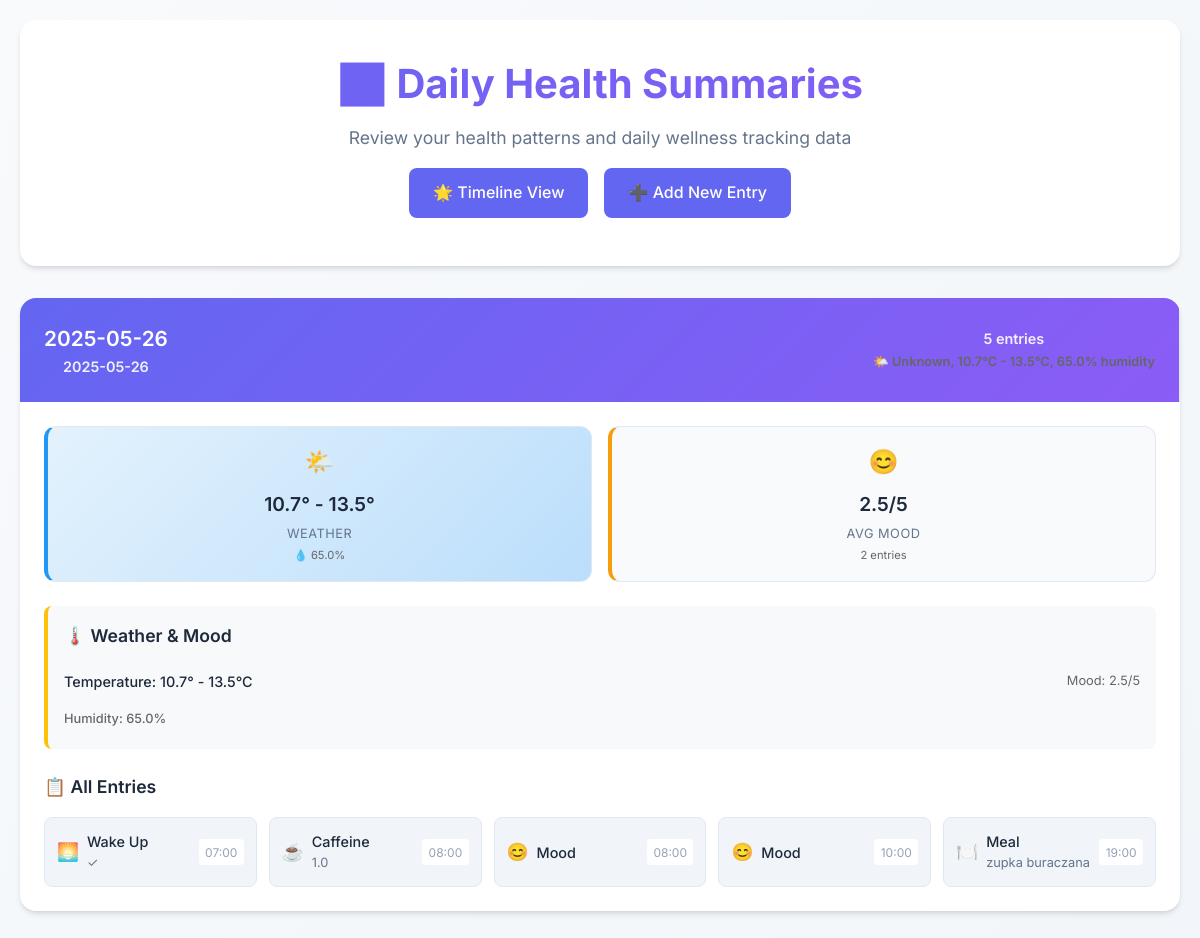
The page /entries on the database its author committed.
### tables this page shows
CREATE TABLE weather (
            date TEXT PRIMARY KEY,
            temp_min REAL,
            temp_max REAL,
            humidity REAL,
            pressure REAL,
            precipitation REAL
        );

CREATE TABLE timeline_entries (
            id INTEGER PRIMARY KEY AUTOINCREMENT,
            datetime TEXT NOT NULL,
            entry_type TEXT NOT NULL,
            numeric_value REAL,
            text_value TEXT,
            notes TEXT,
            created_at TEXT DEFAULT CURRENT_TIMESTAMP,
            UNIQUE(datetime, entry_type)
        );

CREATE TABLE entry_types (
            type_name TEXT PRIMARY KEY,
            display_name TEXT NOT NULL,
            emoji TEXT,
            value_type TEXT NOT NULL, -- 'numeric', 'text', 'boolean'
            min_value REAL,
            max_value REAL,
            default_value TEXT,
            description TEXT
        );

### app/app.py (the view)
@app.route('/entries')
def view_entries():
    today = date.today()
    start_date = today - timedelta(days=30)
    weather_data = database.get_weather_data_range(start_date.isoformat(), today.isoformat())
    weather_by_date = {w['date']: w for w in weather_data}
    def fetch_missing_weather():
        current_date = start_date
        while current_date <= today:
            date_str = current_date.isoformat()
            if date_str not in weather_by_date:
                weather_info = weather.get_weather_for_date(date_str)
                if weather_info:
                    database.store_weather_data(date_str, weather_info)
            current_date += timedelta(days=1)
    weather_thread = threading.Thread(target=fetch_missing_weather)
    weather_thread.daemon = True
    weather_thread.start()
    entries = database.get_timeline_data(start_date.isoformat(), today.isoformat())
    daily_summaries = {}
    for entry in entries:
        entry_datetime = datetime.fromisoformat(entry['datetime'])
        date_key = entry_datetime.date().isoformat()
        if date_key not in daily_summaries:
            daily_summaries[date_key] = {
                'date': date_key,
                'entries': [],
                'mood_values': [],
                'energy_values': [],
                'stress_values': [],
                'sleep_quality': None,
                'notes': [],
                'weather': weather_by_date.get(date_key, {})
            }
        daily_summaries[date_key]['entries'].append(entry)
        if entry['entry_type'] == 'mood' and entry['numeric_value']:
            daily_summaries[date_key]['mood_values'].append(entry['numeric_value'])
        elif entry['entry_type'] == 'energy' and entry['numeric_value']:
            daily_summaries[date_key]['energy_values'].append(entry['numeric_value'])
        elif entry['entry_type'] == 'stress' and entry['numeric_value']:
            daily_summaries[date_key]['stress_values'].append(entry['numeric_value'])
        elif entry['entry_type'] == 'sleep_quality' and entry['numeric_value']:
            daily_summaries[date_key]['sleep_quality'] = entry['numeric_value']
        elif entry['notes']:
            daily_summaries[date_key]['notes'].append(entry['notes'])
    for date_key, summary in daily_summaries.items():
        summary['avg_mood'] = sum(summary['mood_values']) / len(summary['mood_values']) if summary['mood_values'] else None
        summary['avg_energy'] = sum(summary['energy_values']) / len(summary['energy_values']) if summary['energy_values'] else None
        summary['avg_stress'] = sum(summary['stress_values']) / len(summary['stress_values']) if summary['stress_values'] else None
        summary['weather_summary'] = weather.format_weather_summary(summary['weather']) if summary['weather'] else None
    summaries_list = list(daily_summaries.values())
    summaries_list.sort(key=lambda x: x['date'], reverse=True)
    return render_template('entries.html', entries=summaries_list)

### app/database.py (called while the page is built)
def get_db_connection():
    conn = sqlite3.connect(DB_PATH)
    conn.row_factory = sqlite3.Row  # Return rows as dictionaries
    return conn

def get_timeline_data(start_date, end_date):
    conn = get_db_connection()
    cursor = conn.cursor()
    cursor.execute('''
        SELECT te.datetime, te.entry_type, te.numeric_value, te.text_value, te.notes,
               et.display_name, et.emoji, et.value_type
        FROM timeline_entries te
        JOIN entry_types et ON te.entry_type = et.type_name
        WHERE date(te.datetime) BETWEEN ? AND ?
        ORDER BY te.datetime ASC
    ''', (start_date, end_date))
    entries = cursor.fetchall()
    conn.close()
    return entries

def get_weather_data_range(start_date, end_date):
    conn = get_db_connection()
    cursor = conn.cursor()
    cursor.execute('''
        SELECT * FROM weather
        WHERE date BETWEEN ? AND ?
        ORDER BY date
    ''', (start_date, end_date))
    weather_data = cursor.fetchall()
    conn.close()
    return [dict(row) for row in weather_data]

### app/weather.py (called while the page is built)
def format_weather_summary(weather_data):
    if not weather_data:
        return "Weather data unavailable"
    temp_range = f"{weather_data.get('temp_min', 0):.1f}°C - {weather_data.get('temp_max', 0):.1f}°C"
    description = weather_data.get('weather_description', 'Unknown').title()
    humidity = weather_data.get('humidity', 0)
    precipitation = weather_data.get('precipitation', 0)
    summary = f"{description}, {temp_range}"
    if humidity > 0:
        summary += f", {humidity}% humidity"
    if precipitation > 0:
        summary += f", {precipitation:.1f}mm rain"
    return summary

### app/templates/entries.html (shortened to what this page needs)
<!doctype html>
<html lang="en">
  <head>
    <link
      rel="stylesheet"
      href="{{ url_for('static', filename='style.css') }}"
    />
  </head>
  <body>
    <div class="container">
      <div class="header">
        <h1>📊 Daily Health Summaries</h1>
        <p>Review your health patterns and daily wellness tracking data</p>
        <div class="nav-buttons">
          <a href="{{ url_for('timeline') }}" class="nav-btn">🌟 Timeline View</a>
          <a href="{{ url_for('timeline') }}" class="nav-btn">➕ Add New Entry</a>
        </div>
      </div>
      <div class="entries-container">
        {% if entries %}
          {% for entry in entries %}
          <div class="day-card">
            <div class="day-header">
              <div>
                <div class="day-title">
                  {{ entry.date }}
                </div>
                <div class="day-date">{{ entry.date }}</div>
              </div>
              <div class="day-stats">
                <div class="day-date">
                  {{ entry.entries | length }} entries
                </div>
                {% if entry.weather_summary %}
                <div class="weather-summary" style="font-size: 0.8rem; color: #666; margin-top: 2px;">
                  🌤️ {{ entry.weather_summary }}
                </div>
                {% endif %}
              </div>
            </div>
            <div class="day-content">
              <div class="metrics-grid">
                {% if entry.weather %}
                <div class="metric-card weather-card">
                  <span class="metric-emoji">🌤️</span>
                  <div class="metric-value">{{ entry.weather.temp_min|round(1) }}° - {{ entry.weather.temp_max|round(1) }}°</div>
                  <div class="metric-label">Weather</div>
                  {% if entry.weather.humidity %}
                  <div class="metric-detail">💧 {{ entry.weather.humidity }}%</div>
                  {% endif %}
                </div>
                {% endif %}
                {% if entry.avg_mood %}
                <div class="metric-card {{ 'excellent' if entry.avg_mood >= 4 else 'good' if entry.avg_mood >= 3 else 'average' if entry.avg_mood >= 2 else 'poor' }}">
                  <span class="metric-emoji">😊</span>
                  <div class="metric-value">{{ entry.avg_mood|round(1) }}/5</div>
                  <div class="metric-label">Avg Mood</div>
                  {% if entry.mood_values|length > 1 %}
                  <div class="metric-detail">{{ entry.mood_values|length }} entries</div>
                  {% endif %}
                </div>
                {% endif %}
              </div>
              {% if entry.weather and entry.avg_mood %}
              <div class="correlation-section">
                <h4 class="section-title">🌡️ Weather & Mood</h4>
                <div class="correlation-card">
                  <div class="correlation-item">
                    <span>Temperature: {{ entry.weather.temp_min|round(1) }}° - {{ entry.weather.temp_max|round(1) }}°C</span>
                    <span>Mood: {{ entry.avg_mood|round(1) }}/5</span>
                  </div>
                  {% if entry.weather.humidity %}
                  <div class="correlation-item">
                    <span>Humidity: {{ entry.weather.humidity }}%</span>
                  </div>
                  {% endif %}
                </div>
              </div>
              {% endif %}
              {% if entry.entries %}
              <div class="entries-section">
                <h4 class="section-title">
                  📋 All Entries
                </h4>
                <div class="entries-grid">
                  {% for timeline_entry in entry.entries %}
                  <div class="entry-item">
                    <span class="entry-emoji">{{ timeline_entry['emoji'] }}</span>
                    <div class="entry-details">
                      <div class="entry-name">{{ timeline_entry['display_name'] }}</div>
                      <div class="entry-value">
                        {% if timeline_entry['value_type'] == 'numeric' and timeline_entry['numeric_value'] %}
                          {{ timeline_entry['numeric_value'] }}
                        {% elif timeline_entry['value_type'] == 'text' and timeline_entry['text_value'] %}
                          {{ timeline_entry['text_value'] }}
                        {% elif timeline_entry['value_type'] == 'boolean' %}
                          ✓
                        {% endif %}
                      </div>
                    </div>
                    <div class="entry-time">
                      {% set entry_time = timeline_entry['datetime'].split(' ')[1][:5] %}
                      {{ entry_time }}
                    </div>
                  </div>
                  {% endfor %}
                </div>
              </div>
              {% endif %}
            </div>
          </div>
          {% endfor %}
        {% endif %}
      </div>
    </div>
  </body>
</html>

### app/static/style.css (style rules this page uses)
:root { --primary-color: #6366f1; --secondary-color: #8b5cf6; --accent-color: #06b6d4; --success-color: #10b981; --warning-color: #f59e0b; --error-color: #ef4444; --bg-primary: #ffffff; --bg-secondary: #f8fafc; --bg-tertiary: #f1f5f9; --text-primary: #1e293b; --text-secondary: #64748b; --text-tertiary: #94a3b8; --border-color: #e2e8f0; --shadow-sm: 0 1px 2px 0 rgb(0 0 0 / 0.05); --shadow-md: 0 4px 6px -1px rgb(0 0 0 / 0.1), 0 2px 4px -2px rgb(0 0 0 / 0.1); --shadow-lg: 0 10px 15px -3px rgb(0 0 0 / 0.1), 0 4px 6px -4px rgb(0 0 0 / 0.1); --shadow-xl: 0 20px 25px -5px rgb(0 0 0 / 0.1), 0 8px 10px -6px rgb(0 0 0 / 0.1); --radius-sm: 6px; --radius-md: 8px; --radius-lg: 12px; --radius-xl: 16px; }
* { margin: 0; padding: 0; box-sizing: border-box; }
body { font-family: "Inter", -apple-system, BlinkMacSystemFont, "Segoe UI", Roboto, sans-serif; background: linear-gradient( 135deg, var(--bg-secondary) 0%, var(--bg-tertiary) 100% ); color: var(--text-primary); line-height: 1.6; min-height: 100vh; }
.container { max-width: 1200px; margin: 0 auto; padding: 20px; }
.header { text-align: center; margin-bottom: 2rem; padding: 2rem 0; background: var(--bg-primary); border-radius: var(--radius-xl); box-shadow: var(--shadow-md); }
.header h1 { font-size: 2.5rem; font-weight: 700; margin-bottom: 0.5rem; background: linear-gradient( 135deg, var(--primary-color), var(--secondary-color) ); -webkit-background-clip: text; -webkit-text-fill-color: transparent; background-clip: text; }
.header p { color: var(--text-secondary); font-size: 1.1rem; max-width: 600px; margin: 0 auto; }
nav a, .nav-btn { padding: 0.75rem 1.5rem; background: var(--primary-color); color: white; text-decoration: none; border-radius: var(--radius-md); font-weight: 500; transition: all 0.2s ease; border: none; cursor: pointer; font-size: 1rem; display: inline-flex; align-items: center; gap: 0.5rem; }
.nav-buttons { display: flex; justify-content: center; gap: 1rem; margin: 1rem 0; flex-wrap: wrap; }
.day-header { min-width: 200px; padding: 1rem; text-align: center; border-right: 1px solid var(--border-color); font-weight: 600; background: var(--bg-primary); }
.entries-container { display: grid; gap: 1.5rem; }
.day-card { background: var(--bg-primary); border-radius: var(--radius-xl); box-shadow: var(--shadow-md); overflow: hidden; transition: all 0.3s ease; }
.day-header { padding: 1.5rem; background: linear-gradient( 135deg, var(--primary-color), var(--secondary-color) ); color: white; display: flex; justify-content: space-between; align-items: center; }
.day-title { font-size: 1.3rem; font-weight: 600; }
.day-date { font-size: 0.9rem; opacity: 0.9; }
.day-content { padding: 1.5rem; }
.metrics-grid { display: grid; grid-template-columns: repeat(auto-fit, minmax(120px, 1fr)); gap: 1rem; margin-bottom: 1.5rem; }
.metric-card { text-align: center; padding: 1rem; background: var(--bg-secondary); border-radius: var(--radius-lg); border: 1px solid var(--border-color); transition: all 0.2s ease; }
.metric-emoji { font-size: 1.5rem; margin-bottom: 0.5rem; display: block; }
.metric-value { font-size: 1.2rem; font-weight: 600; color: var(--text-primary); margin-bottom: 0.25rem; }
.metric-label { font-size: 0.8rem; color: var(--text-secondary); text-transform: uppercase; letter-spacing: 0.5px; }
.metric-card.average { border-left: 4px solid var(--warning-color); }
.entries-section { margin-top: 1.5rem; }
.section-title { font-size: 1.1rem; font-weight: 600; margin-bottom: 1rem; color: var(--text-primary); display: flex; align-items: center; gap: 0.5rem; }
.entries-grid { display: grid; grid-template-columns: repeat(auto-fit, minmax(200px, 1fr)); gap: 0.75rem; }
.entry-item { padding: 0.75rem; background: var(--bg-tertiary); border-radius: var(--radius-md); border: 1px solid var(--border-color); display: flex; align-items: center; gap: 0.5rem; transition: all 0.2s ease; }
.entry-emoji { font-size: 1.1rem; }
.entry-details { flex: 1; }
.entry-name { font-weight: 500; font-size: 0.9rem; color: var(--text-primary); }
.entry-value { font-size: 0.8rem; color: var(--text-secondary); }
.entry-time { font-size: 0.75rem; color: var(--text-tertiary); padding: 0.2rem 0.4rem; background: var(--bg-primary); border-radius: 4px; }

### rows shown on the page
weather: weather.temp_min "10.7", weather.temp_max "13.5", weather.humidity "65.0", weather.temp_min "10.7", weather.temp_max "13.5", weather.humidity "65.0"
timeline_entries: emoji "🌅", display_name "Wake Up", entry_time "07:00"
timeline_entries: emoji "☕", display_name "Caffeine", numeric_value "1.0", entry_time "08:00"
timeline_entries: emoji "😊", display_name "Mood", entry_time "08:00"
timeline_entries: emoji "😊", display_name "Mood", entry_time "10:00"
timeline_entries: emoji "🍽️", display_name "Meal", text_value "zupka buraczana", entry_time "19:00"

### other values the page prints
{{ entry.date }} "2025-05-26"
{{ entry.entries | length }} "5"
{{ entry.weather_summary }} "Unknown, 10.7°C - 13.5°C, 65.0% humidity"
{{ entry.avg_mood|round(1) }} "2.5"
{{ entry.mood_values|length }} "2"
